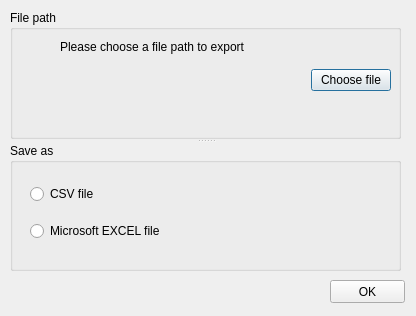
<?xml version="1.0" encoding="UTF-8"?>
<ui version="4.0">
 <class>Dialog</class>
 <widget class="QDialog" name="Dialog">
  <property name="geometry">
   <rect>
    <x>0</x>
    <y>0</y>
    <width>416</width>
    <height>316</height>
   </rect>
  </property>
  <property name="windowTitle">
   <string>Dialog</string>
  </property>
  <widget class="QSplitter" name="splitter">
   <property name="geometry">
    <rect>
     <x>10</x>
     <y>10</y>
     <width>391</width>
     <height>261</height>
    </rect>
   </property>
   <property name="orientation">
    <enum>Qt::Vertical</enum>
   </property>
   <widget class="QGroupBox" name="groupBox">
    <property name="title">
     <string>File path</string>
    </property>
    <widget class="QWidget" name="verticalLayoutWidget">
     <property name="geometry">
      <rect>
       <x>10</x>
       <y>20</y>
       <width>371</width>
       <height>61</height>
      </rect>
     </property>
     <layout class="QVBoxLayout" name="verticalLayout">
      <item>
       <layout class="QHBoxLayout" name="horizontalLayout_3">
        <item>
         <spacer name="horizontalSpacer_2">
          <property name="orientation">
           <enum>Qt::Horizontal</enum>
          </property>
          <property name="sizeType">
           <enum>QSizePolicy::Fixed</enum>
          </property>
          <property name="sizeHint" stdset="0">
           <size>
            <width>40</width>
            <height>20</height>
           </size>
          </property>
         </spacer>
        </item>
        <item>
         <widget class="QLabel" name="label">
          <property name="text">
           <string>Please choose a file path to export</string>
          </property>
         </widget>
        </item>
       </layout>
      </item>
      <item>
       <layout class="QHBoxLayout" name="horizontalLayout">
        <item>
         <spacer name="horizontalSpacer">
          <property name="orientation">
           <enum>Qt::Horizontal</enum>
          </property>
          <property name="sizeHint" stdset="0">
           <size>
            <width>40</width>
            <height>20</height>
           </size>
          </property>
         </spacer>
        </item>
        <item>
         <widget class="QPushButton" name="pushButton">
          <property name="text">
           <string>Choose file</string>
          </property>
         </widget>
        </item>
       </layout>
      </item>
     </layout>
    </widget>
   </widget>
   <widget class="QGroupBox" name="groupBox_2">
    <property name="title">
     <string>Save as</string>
    </property>
    <widget class="QWidget" name="verticalLayoutWidget_2">
     <property name="geometry">
      <rect>
       <x>20</x>
       <y>30</y>
       <width>160</width>
       <height>80</height>
      </rect>
     </property>
     <layout class="QVBoxLayout" name="verticalLayout_2">
      <item>
       <widget class="QRadioButton" name="radioButton">
        <property name="text">
         <string>CSV file</string>
        </property>
       </widget>
      </item>
      <item>
       <widget class="QRadioButton" name="radioButton_2">
        <property name="text">
         <string>Microsoft EXCEL file</string>
        </property>
       </widget>
      </item>
     </layout>
    </widget>
   </widget>
  </widget>
  <widget class="QPushButton" name="pushButton_2">
   <property name="geometry">
    <rect>
     <x>330</x>
     <y>280</y>
     <width>75</width>
     <height>23</height>
    </rect>
   </property>
   <property name="text">
    <string>OK</string>
   </property>
  </widget>
 </widget>
 <resources/>
 <connections/>
</ui>
